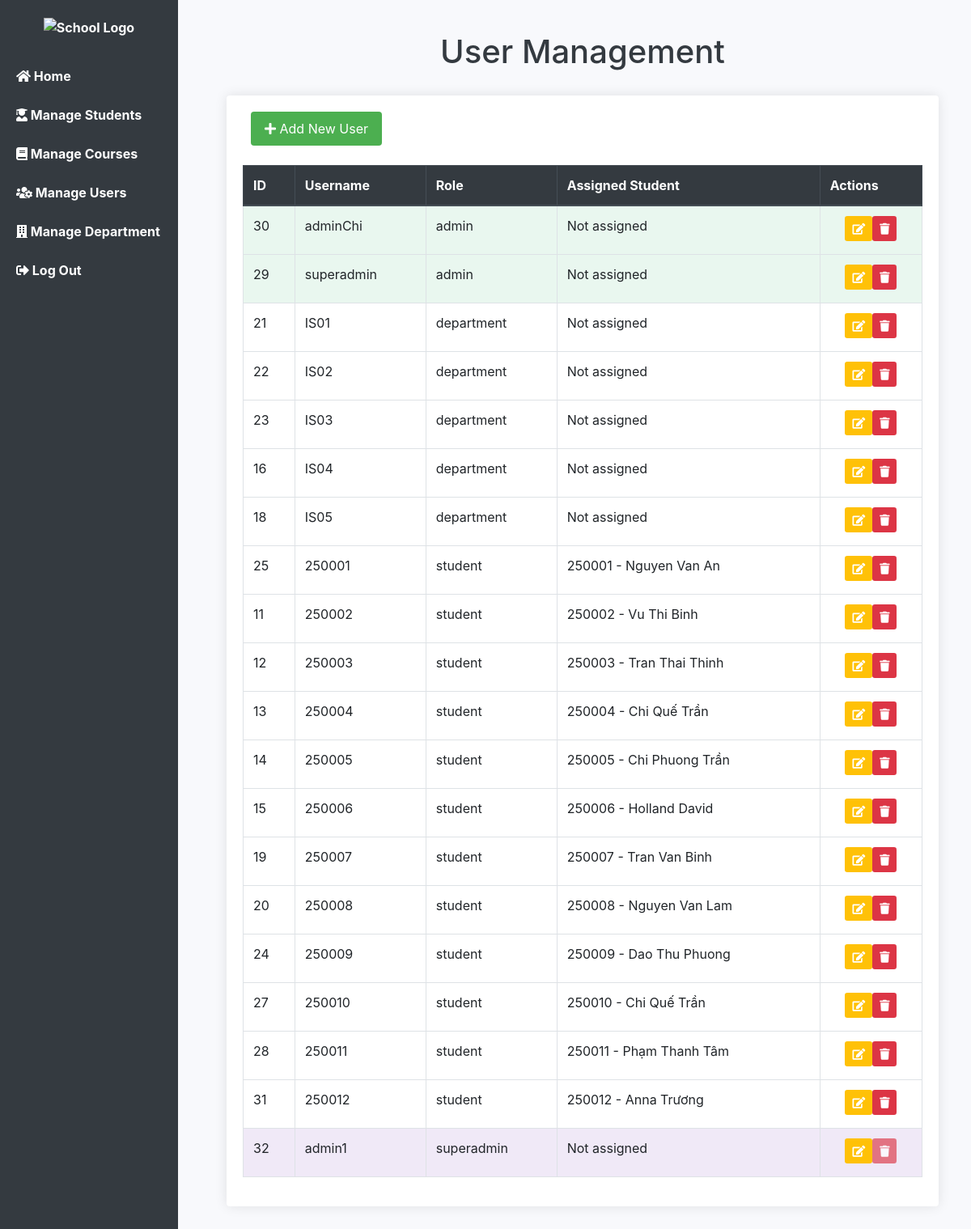
/Midterm/admin.php (signed in), run on the app's committed database.
### tables this page shows
CREATE TABLE `users` (
  `id` int(11) NOT NULL,
  `student_id` int(11) DEFAULT NULL,
  `username` varchar(50) NOT NULL,
  `password` varchar(255) NOT NULL,
  `role` varchar(25) NOT NULL
);

CREATE TABLE `student` (
  `student_id` int(11) NOT NULL,
  `student_name` varchar(100) NOT NULL,
  `dep_id` varchar(10) NOT NULL,
  `dob` date NOT NULL,
  `address` varchar(100) NOT NULL,
  `email` varchar(100) NOT NULL,
  `password` varchar(50) NOT NULL,
  `phone_number` varchar(20) NOT NULL,
  `img` text NOT NULL
);

### Midterm/admin.php (the view, shortened to what this page needs)
<?php
include 'db.php';
$current_user_role = $_SESSION['role'];
$current_user_id = $_SESSION['user_id'];
?>
<!DOCTYPE html>
<html lang="en">
<head>
    <link href="https://stackpath.bootstrapcdn.com/bootstrap/4.5.2/css/bootstrap.min.css" rel="stylesheet">
    <link href="https://cdnjs.cloudflare.com/ajax/libs/font-awesome/5.15.4/css/all.min.css" rel="stylesheet">
</head>
<body>
<?php include 'sidebar.php'; ?>
<div class="content">
    <h1>User Management</h1>
    <div class="card">
        <?php if ($current_user_role == 'superadmin' || $current_user_role == 'admin'): ?>
            <div class="d-flex justify-content-between align-items-center mb-3 flex-wrap">
                <a href="newuser.php" class="btn btn-add mb-2"><i class="fas fa-plus"></i> Add New User</a>
            </div>
        <?php endif; ?>
        <?php
        $users = $conn->query("SELECT u.*, s.student_name FROM users u LEFT JOIN student s ON u.student_id = s.student_id ORDER BY role, username");
        echo '<div class="table-responsive">';
        echo '<table class="table table-bordered table-hover">';
        echo "<thead class='thead-dark'><tr>
                <th>ID</th>
                <th>Username</th>
                <th>Role</th>
                <th>Assigned Student</th>
                <th>Actions</th>
              </tr></thead><tbody>";
        while ($row = $users->fetch_assoc()) {
            $student_info = $row['student_id'] ? "{$row['student_id']} - {$row['student_name']}" : 'Not assigned';
            $row_class = '';
            if ($row['role'] == 'admin') $row_class = 'role-admin';
            if ($row['role'] == 'superadmin') $row_class = 'role-superadmin';
            echo "<tr class='$row_class'>
                    <td>{$row['id']}</td>
                    <td>{$row['username']}</td>
                    <td>{$row['role']}</td>
                    <td>{$student_info}</td>
                    <td class='text-center'>";
            if ($current_user_role == 'superadmin') {
                echo "<a href='edit_user.php?id={$row['id']}' class='btn btn-sm btn-edit mb-1'><i class='fas fa-edit'></i></a>";
                if ($row['id'] != $current_user_id) {
                    echo "<a href='delete_user.php?id={$row['id']}' class='btn btn-sm btn-delete mb-1' onclick=\"return confirm('Are you sure you want to delete this user?');\"><i class='fas fa-trash'></i></a>";
                } else {
                    echo "<button class='btn btn-sm btn-delete mb-1' disabled title='Cannot delete your own account'><i class='fas fa-trash'></i></button>";
                }
            }
            echo "</td>
                </tr>";
        }
        echo "</tbody></table>";
        echo '</div>';
        ?>
    </div>
</div>
</body>
</html>

### Midterm/admin.php (style rules this page uses)
body { background-color: #f8f9fc; }
.content { margin-left: 240px; padding: 40px; }
h1 { text-align: center; color: #343a40; margin-bottom: 30px; }
.card { border: none; box-shadow: 0 0 15px rgba(0,0,0,0.1); padding: 20px; }
.btn-add { padding: 8px 16px; background-color: #4CAF50; color: white; border-radius: 4px; text-decoration: none; margin-left: 10px; white-space: nowrap; }
.btn-edit { background-color: #ffc107; color: white; }
.btn-delete { background-color: #dc3545; color: white; }
.role-admin { background-color: #e9f7ef; }
.role-superadmin { background-color: #f0e9f7; }

### data on the page
users: id "30", username "adminChi", role "admin", student "Not assigned"
users: id "29", username "superadmin", role "admin", student "Not assigned"
users: id "21", username "IS01", role "department", student "Not assigned"
users: id "22", username "IS02", role "department", student "Not assigned"
users: id "23", username "IS03", role "department", student "Not assigned"
users: id "16", username "IS04", role "department", student "Not assigned"
users: id "18", username "IS05", role "department", student "Not assigned"
users: id "25", username "250001", role "student", student.student_name "250001 - Nguyen Van An"
users: id "11", username "250002", role "student", student.student_name "250002 - Vu Thi Binh"
users: id "12", username "250003", role "student", student.student_name "250003 - Tran Thai Thinh"
users: id "13", username "250004", role "student", student.student_name "250004 - Chi Quế Trần"
users: id "14", username "250005", role "student", student.student_name "250005 - Chi Phuong Trần"
users: id "15", username "250006", role "student", student.student_name "250006 - Holland David"
users: id "19", username "250007", role "student", student.student_name "250007 - Tran Van Binh"
users: id "20", username "250008", role "student", student.student_name "250008 - Nguyen Van Lam"
users: id "24", username "250009", role "student", student.student_name "250009 - Dao Thu Phuong"
users: id "27", username "250010", role "student", student.student_name "250010 - Chi Quế Trần"
users: id "28", username "250011", role "student", student.student_name "250011 - Phạm Thanh Tâm"
users: id "31", username "250012", role "student", student.student_name "250012 - Anna Trương"
users: id "32", username "admin1", role "superadmin", student "Not assigned"
